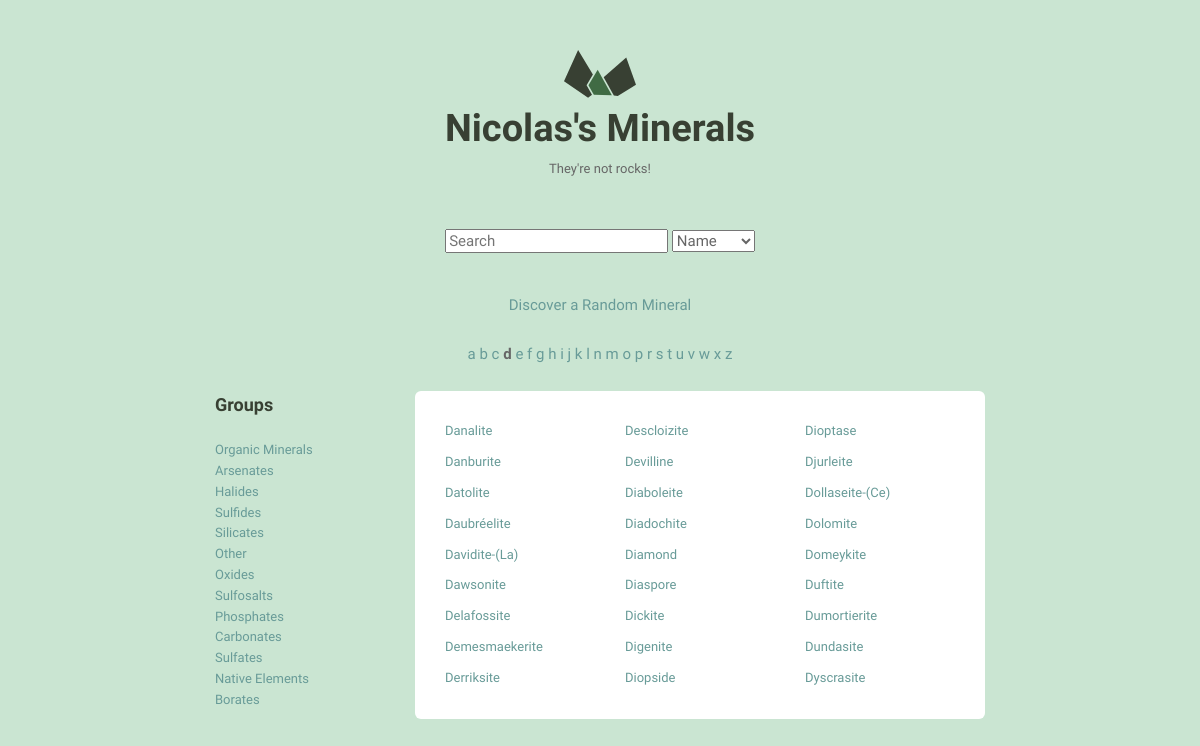
Screenshot of /list/d with the database file from the repository.
### minerals_catalog/models.py (models this page shows, shortened)
class Mineral(models.Model):
    name = models.CharField(max_length=255)
    image_filename = models.CharField(max_length=255, null=True)
    image_caption = models.CharField(max_length=255, null=True)
    category = models.CharField(max_length=255, null=True)
    formula = models.CharField(max_length=255, null=True)
    strunz_classification = models.CharField(max_length=255, null=True)
    crystal_system = models.CharField(max_length=255, null=True)
    unit_cell = models.CharField(max_length=255, null=True)
    color = models.CharField(max_length=255, null=True)
    crystal_symmetry = models.CharField(max_length=255, null=True)
    cleavage = models.CharField(max_length=255, null=True)
    mohs_scale_hardness = models.CharField(max_length=255, null=True)
    luster = models.CharField(max_length=255, null=True)
    streak = models.CharField(max_length=255, null=True)
    diaphaneity = models.CharField(max_length=255, null=True)
    optical_properties = models.CharField(max_length=255, null=True)
    refractive_index = models.CharField(max_length=255, null=True)
    crystal_habit = models.CharField(max_length=255, null=True)
    specific_gravity = models.CharField(max_length=255, null=True)
    group = models.CharField(max_length=255, null=True)

### minerals_catalog/views.py (the view)
# urls.py: url(r"^list/(?P<selected_letter>[a-z])$", views.mineral_list, name="alphabetically_filtered_list_view"),
def mineral_list(request, selected_letter=None, selected_group=None):
    """Random mineral also rendered"""
    random_mineral()
    if selected_group in setup_group_list():
        minerals = Mineral.objects.filter(group=selected_group.replace("_"," "))
    elif selected_letter in setup_alphabet_list():
        minerals = Mineral.objects.filter(name__startswith=selected_letter)
    else:
        selected_letter = "a"
        minerals = Mineral.objects.filter(name__startswith=selected_letter)
    return render(request, "minerals_catalog/index.html", {"minerals": minerals, "random_mineral": random_mineral,
                                                           "alphabet_list": setup_alphabet_list(),
                                                           "group_list": setup_group_list(),
                                                           "selected_letter": selected_letter,
                                                           "selected_group": selected_group})

### minerals_catalog/templatetags/minerals_catalog_tags.py (called while the page is built)
@register.filter
def human_read(value):
    return value.replace("_"," ")

### minerals_catalog/views.py (called while the page is built)
def random_mineral():
    all_minerals = Mineral.objects.all()
    return random.choice(all_minerals)

def setup_group_list():
    all_minerals = Mineral.objects.all()
    group_list = []
    for each in all_minerals:
        if each.group.replace(" ", "_") not in group_list:
            group_list.append(each.group.replace(" ", "_"))
    return group_list

def setup_alphabet_list():
    all_minerals = Mineral.objects.all()
    alphabet_list = []
    for each in all_minerals:
        if each.name[0].lower() not in alphabet_list:
            alphabet_list += each.name[0].lower()
    return alphabet_list

### minerals_catalog/templates/minerals_catalog/index.html (shortened to what this page needs)
{% extends "layout.html" %}
{% block content %}
<div class="grid-75">
  <ul class="minerals__container">
  {% for mineral in minerals %}
      <li class="minerals__item">
      <a href="{% url "detail" pk=mineral.pk %}">{{ mineral.name }}</a>
      </li>
  {% endfor %}
  </ul>
</div>
{% endblock %}

### minerals_catalog/templates/layout.html (shortened to what this page needs)
{% load minerals_catalog_tags %}
{% load static from staticfiles %}
<!DOCTYPE html>
<html lang="en">
<head>
  <link rel="stylesheet" href="{% static "css/global.css" %}">
  <link rel="stylesheet" href="{% static "css/animate.css" %}">
</head>
<body>
  <div class="bounds">
      <a href={% url "home" %} class="grid-100">
      </a>
      <h1 class="logo__name text-centered">Nicolas's Minerals</h1></a>
      <p class="logo__text text-centered">They're not rocks!</p>
      <div class="text-centered spaced-div">
      <form action="{% url "search" %}">
        <input type="search" placeholder="Search" name="q">
        <select name="scope">
            <option value="name_search">Name</option>
        </select>
      </form>
  </div>
  <div class="random text-centered animated bounce spaced-div">
  <a href="{% url "detail" pk=random_mineral.pk %}">Discover a Random Mineral</a>
  </div>
  <div class="text-centered spaced-div">
    {% for letter in alphabet_list %}
        {% if letter == selected_letter %}
            <b>{{ letter }}</b>
        {% else %}
            <a href="{% url "alphabetically_filtered_list_view" selected_letter=letter.lower %}"> {{ letter }} </a>
        {% endif %}
    {% endfor %}
   </div>
  <div class="grid-25 groups">
      <h3>Groups</h3>
      {% for group in group_list %}
        {% if group == selected_group %}
            <b>{{ group | human_read}}<br></b>
        {% else %}
            <a href="{% url "group_filtered_list_view" selected_group=group %}"> {{ group | human_read }}<br></a>
        {% endif %}
      {% endfor %}
  </div>
   {% block content %}{% endblock %}
  </div>
</body>
</html>

### minerals_catalog/static/css/global.css (style rules this page uses)
html { font-family: sans-serif; -ms-text-size-adjust: 100%; -webkit-text-size-adjust: 100%; }
body { margin: 0; }
a { background-color: transparent; }
h1 { font-size: 2em; margin: 0.67em 0; }
svg:not(:root) { overflow: hidden; }
input { color: inherit; font: inherit; margin: 0; }
select { color: inherit; font: inherit; margin: 0; }
input { line-height: normal; }
input[type="search"] { -webkit-appearance: textfield; -moz-box-sizing: content-box; -webkit-box-sizing: content-box; box-sizing: content-box; }
html { font-size: 62.5%; }
body { background-color: #CAE5D2; font-size: 1.5em; line-height: 1.6; font-weight: 400; font-family: "Cousine"; color: #666; }
.bounds { max-width: 800px; margin: 0 auto; padding: 50px 0 150px; overflow: hidden; }
.grid, .grid-5, .grid-10, .grid-15, .grid-20, .grid-25, .grid-30, .grid-33, .grid-35, .grid-40, .grid-45, .grid-50, .grid-55, .grid-60, .grid-65, .grid-66, .grid-70, .grid-75, .grid-80, .grid-90, .grid-95, .grid-100 { float: left; box-sizing: border-box; position: relative; }
.grid-25 { width: 25%; padding: 0 15px; }
.grid-75 { width: 75%; padding: 0 15px; }
.grid-100 { width: 100%; padding: 0 15px; }
h1, h2, h3, h4, h5, h6 { margin-top: 0; margin-bottom: 2rem; font-weight: bold; font-family: "Work Sans", sans-serif; color: #384033; }
h1 { font-size: 3.8rem; }
h3 { font-size: 1.8rem; }
@media (min-width: 550px) { h1 { font-size: 3.8rem; } }
@media (min-width: 550px) { h3 { font-size: 1.8rem; } }
p { margin-top: 0; font-size: 1.6rem; }
a { color: #689b98; text-decoration: none; -webkit-transition: color 0.2s; -moz-transition: color 0.2s; -ms-transition: color 0.2s; -o-transition: color 0.2s; transition: color 0.2s; }
ul { list-style: circle inside; padding-left: 0; margin-top: 0; }
li { margin-bottom: 1rem; font-size: 1.3rem; }
input { margin-bottom: 1.5rem; }
table, p, ul { margin-bottom: 2.5rem; }
.text-centered { text-align: center; }
.spaced-div { margin-bottom: 2.5rem; }
.groups { font-size: 1.3rem; }
.logo { display: block; fill: #384033; position: relative; margin: 0 auto; width: 72px; }
.logo__name { margin-bottom: 0; }
.logo__text { margin-bottom: 50px; font-size: 13px; }
.minerals__container { background-color: #fff; border-radius: 6px; list-style: none; padding: 30px 30px 20px 30px; -webkit-column-gap: 30px; -moz-column-gap: 30px; column-gap: 30px; }
@media (min-width: 640px) { .minerals__container { -webkit-column-count: 3; -moz-column-count: 3; column-count: 3; } }

### rows the page displays
Mineral: group "Arsenates"
Mineral: group "Halides"
Mineral: group "Sulfides"
Mineral: group "Silicates"
Mineral: group "Other"
Mineral: group "Oxides"
Mineral: group "Sulfosalts"
Mineral: group "Phosphates"
Mineral: group "Carbonates"
Mineral: group "Sulfates"
Mineral: group "Borates"
Mineral: name "Danalite"
Mineral: name "Danburite"
Mineral: name "Datolite"
Mineral: name "Daubréelite"
Mineral: name "Davidite-(La)"
Mineral: name "Dawsonite"
Mineral: name "Delafossite"
Mineral: name "Demesmaekerite"
Mineral: name "Derriksite"
Mineral: name "Descloizite"
Mineral: name "Devilline"
Mineral: name "Diaboleite"
Mineral: name "Diadochite"
Mineral: name "Diamond"
Mineral: name "Diaspore"
Mineral: name "Dickite"
Mineral: name "Digenite"
Mineral: name "Diopside"
Mineral: name "Dioptase"
Mineral: name "Djurleite"
Mineral: name "Dollaseite-(Ce)"
Mineral: name "Dolomite"
Mineral: name "Domeykite"
Mineral: name "Duftite"
Mineral: name "Dumortierite"
Mineral: name "Dundasite"
Mineral: name "Dyscrasite"

### other values shown
{{ letter }} "a" "b" "c" "e" "f" "g" "h" "i" "j" "k" "l" "n" "m" "o" "p" "r" "s" "t" "u" "v" "w" "x" "z"
{{ letter }} "d"
{{ group | human_read }} "Organic Minerals" "Native Elements"
